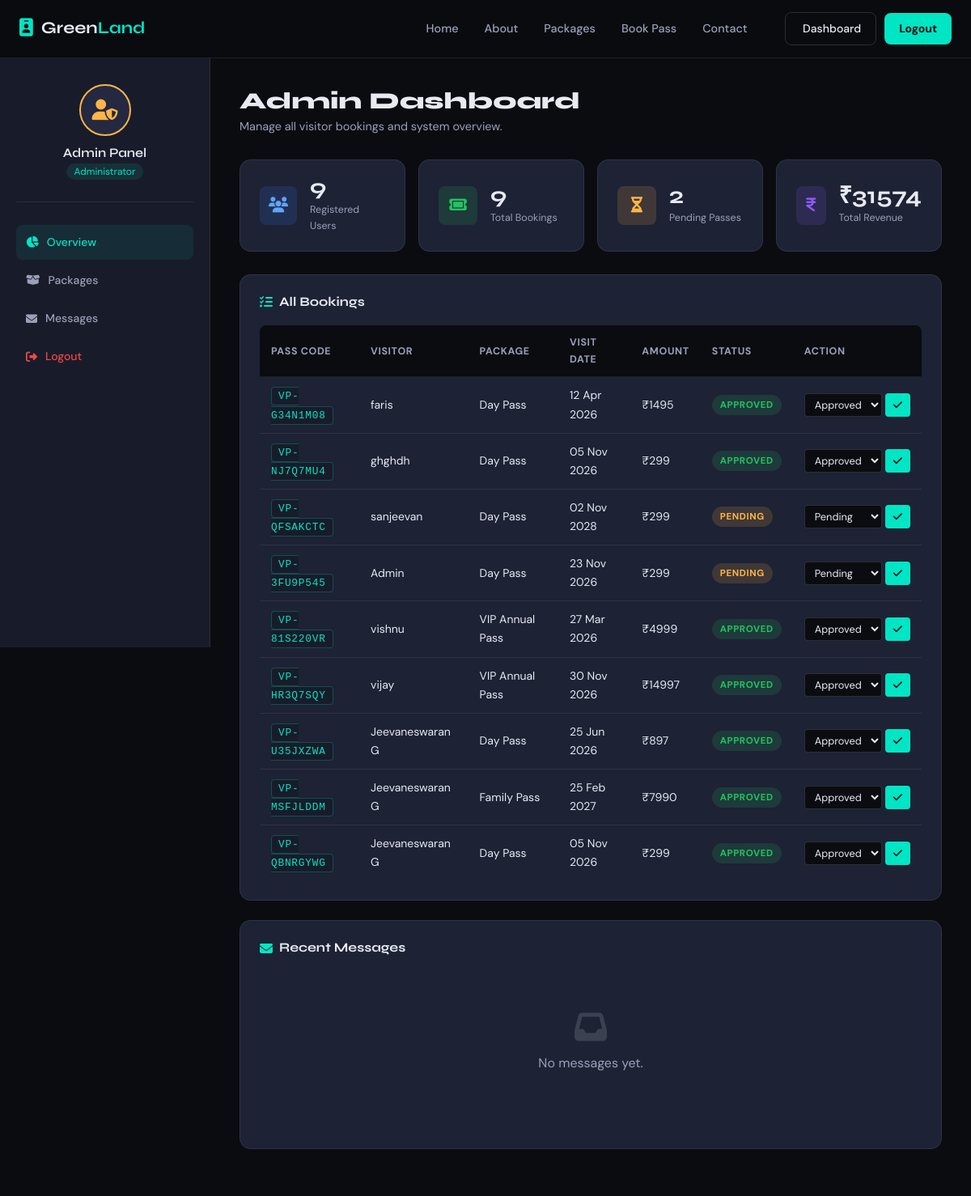
Page /admin (signed in, upper part) on the earlier database version.
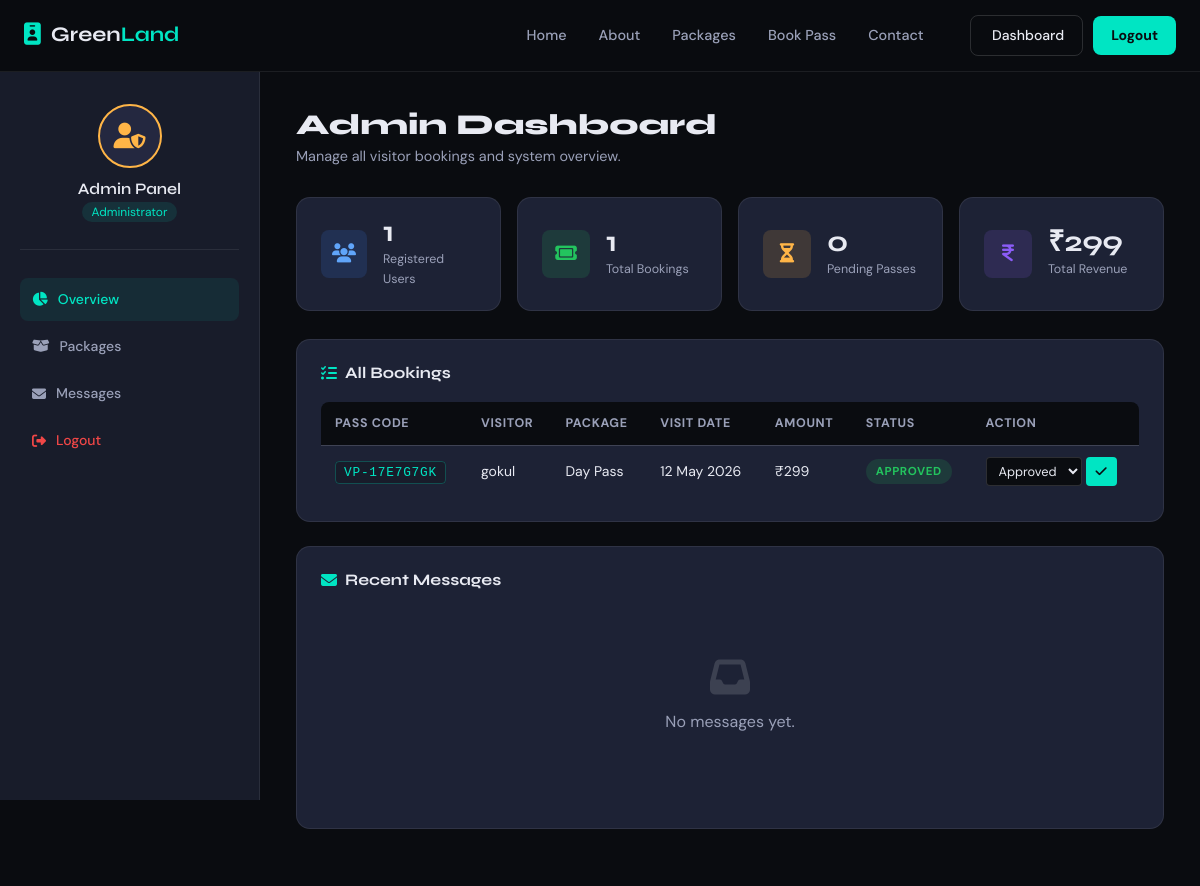
Same page on the later database version.
### app.py (models this page shows)
class Booking(db.Model):
    __tablename__ = 'bookings'
    id           = db.Column(db.Integer, primary_key=True)
    pass_code    = db.Column(db.String(12), unique=True, nullable=False)
    user_id      = db.Column(db.Integer, db.ForeignKey('users.id'), nullable=False)
    package_id   = db.Column(db.Integer, db.ForeignKey('packages.id'), nullable=False)
    visit_date   = db.Column(db.Date, nullable=False)
    num_visitors = db.Column(db.Integer, default=1)
    purpose      = db.Column(db.String(200))
    host_name    = db.Column(db.String(100))
    status       = db.Column(db.String(20), default='pending')  # pending|approved|rejected|expired
    total_amount = db.Column(db.Float)
    created_at   = db.Column(db.DateTime, default=datetime.utcnow)

class User(db.Model):
    __tablename__ = 'users'
    id            = db.Column(db.Integer, primary_key=True)
    name          = db.Column(db.String(100), nullable=False)
    email         = db.Column(db.String(150), unique=True, nullable=False)
    password_hash = db.Column(db.String(200), nullable=False)
    phone         = db.Column(db.String(20))
    role          = db.Column(db.String(20), default='visitor')   # visitor | admin
    created_at    = db.Column(db.DateTime, default=datetime.utcnow)
    bookings      = db.relationship('Booking', backref='user', lazy=True)

class Package(db.Model):
    __tablename__ = 'packages'
    id          = db.Column(db.Integer, primary_key=True)
    name        = db.Column(db.String(100), nullable=False)
    description = db.Column(db.Text)
    price       = db.Column(db.Float, nullable=False)
    duration    = db.Column(db.String(50))          # e.g. "1 Day", "3 Days"
    max_visitors= db.Column(db.Integer, default=1)
    features    = db.Column(db.Text)                # comma-separated
    is_active   = db.Column(db.Boolean, default=True)
    bookings    = db.relationship('Booking', backref='package', lazy=True)

### app.py (the view)
@app.route('/admin')
def admin_dashboard():
    if session.get('user_role') != 'admin':
        return redirect(url_for('login'))
    stats = {
        'users':    User.query.filter_by(role='visitor').count(),
        'bookings': Booking.query.count(),
        'pending':  Booking.query.filter_by(status='pending').count(),
        'approved': Booking.query.filter_by(status='approved').count(),
        'revenue':  db.session.query(db.func.sum(Booking.total_amount)).scalar() or 0,
    }
    bookings = Booking.query.order_by(Booking.created_at.desc()).limit(20).all()
    messages = Contact.query.order_by(Contact.created_at.desc()).limit(10).all()
    return render_template('admin.html', stats=stats, bookings=bookings, messages=messages)

### templates/admin.html (shortened to what this page needs)
{% extends 'base.html' %}
{% block content %}
<section class="dash-section">
  <div class="dash-sidebar admin-sidebar">
    <div class="ds-user">
      <div class="ds-avatar admin-av"><i class="fa fa-user-shield"></i></div>
      <h3>Admin Panel</h3>
      <span class="ds-role">Administrator</span>
    </div>
    <nav class="ds-nav">
      <a href="{{ url_for('admin_dashboard') }}" class="ds-link active"><i class="fa fa-chart-pie"></i> Overview</a>
      <a href="{{ url_for('packages') }}"         class="ds-link"><i class="fa fa-box-open"></i> Packages</a>
      <a href="{{ url_for('contact') }}"           class="ds-link"><i class="fa fa-envelope"></i> Messages</a>
      <a href="{{ url_for('logout') }}"            class="ds-link logout"><i class="fa fa-right-from-bracket"></i> Logout</a>
    </nav>
  </div>
  <div class="dash-main">
    <div class="dash-top">
      <div><h1>Admin Dashboard</h1><p>Manage all visitor bookings and system overview.</p></div>
    </div>
    <div class="dash-kpi-grid">
      <div class="kpi-card">
        <div class="kpi-icon blue"><i class="fa fa-users"></i></div>
        <div class="kpi-info"><h2>{{ stats.users }}</h2><p>Registered Users</p></div>
      </div>
      <div class="kpi-card">
        <div class="kpi-icon green"><i class="fa fa-ticket"></i></div>
        <div class="kpi-info"><h2>{{ stats.bookings }}</h2><p>Total Bookings</p></div>
      </div>
      <div class="kpi-card">
        <div class="kpi-icon amber"><i class="fa fa-hourglass-half"></i></div>
        <div class="kpi-info"><h2>{{ stats.pending }}</h2><p>Pending Passes</p></div>
      </div>
      <div class="kpi-card">
        <div class="kpi-icon purple"><i class="fa fa-indian-rupee-sign"></i></div>
        <div class="kpi-info"><h2>₹{{ stats.revenue|int }}</h2><p>Total Revenue</p></div>
      </div>
    </div>
    <div class="dash-card">
      <div class="dc-header">
        <h2><i class="fa fa-list-check"></i> All Bookings</h2>
      </div>
      <div class="table-wrap">
        <table class="data-table">
          <thead>
            <tr><th>Pass Code</th><th>Visitor</th><th>Package</th><th>Visit Date</th><th>Amount</th><th>Status</th><th>Action</th></tr>
          </thead>
          <tbody>
            {% for b in bookings %}
            <tr>
              <td><span class="pass-code-badge">{{ b.pass_code }}</span></td>
              <td>{{ b.user.name }}</td>
              <td>{{ b.package.name }}</td>
              <td>{{ b.visit_date.strftime('%d %b %Y') }}</td>
              <td>₹{{ b.total_amount|int }}</td>
              <td><span class="status-badge status-{{ b.status }}">{{ b.status|capitalize }}</span></td>
              <td>
                <form method="POST" action="{{ url_for('update_booking_status', bid=b.id) }}" style="display:flex;gap:4px">
                  <select name="status" class="mini-select">
                    {% for s in ['pending','approved','rejected','expired'] %}
                    <option value="{{ s }}" {% if b.status==s %}selected{% endif %}>{{ s|capitalize }}</option>
                    {% endfor %}
                  </select>
                  <button type="submit" class="mini-btn"><i class="fa fa-check"></i></button>
                </form>
              </td>
            </tr>
            {% endfor %}
          </tbody>
        </table>
      </div>
    </div>
    <div class="dash-card">
      <div class="dc-header"><h2><i class="fa fa-envelope"></i> Recent Messages</h2></div>
      {% if messages %}
      <div class="table-wrap">
        <table class="data-table">
          <thead><tr><th>Name</th><th>Email</th><th>Subject</th><th>Date</th></tr></thead>
          <tbody>
            {% for m in messages %}
            <tr>
              <td>{{ m.name }}</td>
              <td>{{ m.email }}</td>
              <td>{{ m.subject or '—' }}</td>
              <td>{{ m.created_at.strftime('%d %b %Y') }}</td>
            </tr>
            {% endfor %}
          </tbody>
        </table>
      </div>
      {% else %}
      <div class="empty-state"><i class="fa fa-inbox"></i><p>No messages yet.</p></div>
      {% endif %}
    </div>
  </div>
</section>
{% endblock %}

Differences in the rows shown:
removed Booking: pass_code "VP-G34N1M08", user.name "faris", package.name "Day Pass", visit_date "12 Apr 2026", total_amount "1495", status "APPROVED", status "Approved"
removed Booking: pass_code "VP-NJ7Q7MU4", user.name "ghghdh", package.name "Day Pass", visit_date "05 Nov 2026", total_amount "299", status "APPROVED", status "Approved"
removed Booking: pass_code "VP-QFSAKCTC", user.name "sanjeevan", package.name "Day Pass", visit_date "02 Nov 2028", total_amount "299", status "PENDING", status "Pending"
removed Booking: pass_code "VP-3FU9P545", user.name "Admin", package.name "Day Pass", visit_date "23 Nov 2026", total_amount "299", status "PENDING", status "Pending"
removed Booking: pass_code "VP-81S220VR", user.name "vishnu", package.name "VIP Annual Pass", visit_date "27 Mar 2026", total_amount "4999", status "APPROVED", status "Approved"
removed Booking: pass_code "VP-HR3Q7SQY", user.name "vijay", package.name "VIP Annual Pass", visit_date "30 Nov 2026", total_amount "14997", status "APPROVED", status "Approved"
removed Booking: pass_code "VP-U35JXZWA", user.name "Jeevaneswaran G", package.name "Day Pass", visit_date "25 Jun 2026", total_amount "897", status "APPROVED", status "Approved"
removed Booking: pass_code "VP-MSFJLDDM", user.name "Jeevaneswaran G", package.name "Family Pass", visit_date "25 Feb 2027", total_amount "7990", status "APPROVED", status "Approved"
changed Booking "APPROVED": pass_code "VP-QBNRGYWG" → "VP-17E7G7GK"; user.name "Jeevaneswaran G" → "gokul"; visit_date "05 Nov 2026" → "12 May 2026"
Other differences:
{{ stats.users }}: "9" → "1"
{{ stats.bookings }}: "9" → "1"
{{ stats.pending }}: "2" → "0"
{{ stats.revenue|int }}: "31574" → "299"
